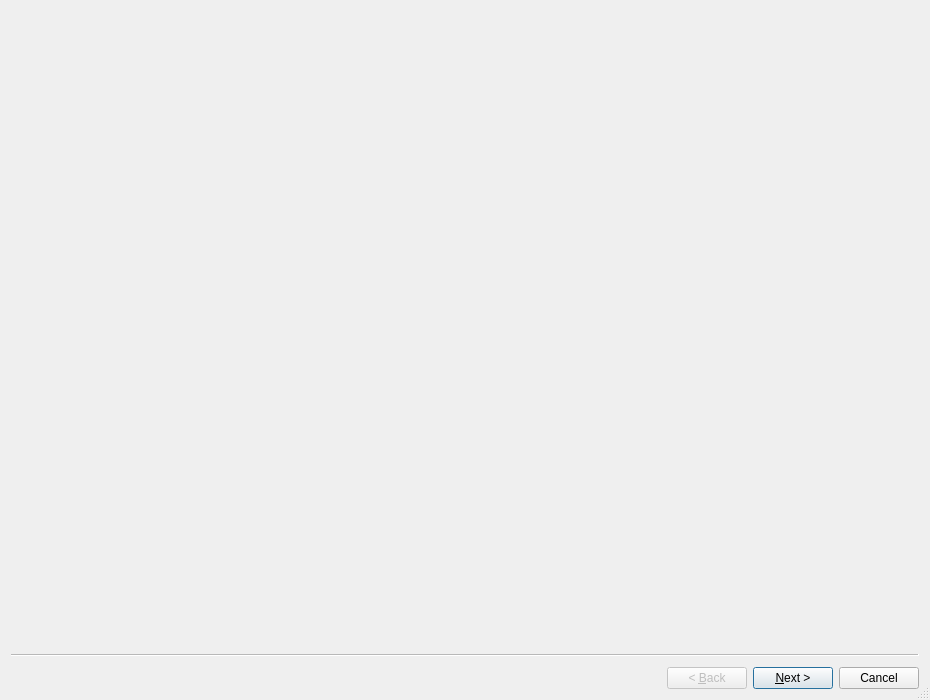
<?xml version="1.0" encoding="UTF-8"?>
<ui version="4.0">
 <class>ConsolidateUnspentWizard</class>
 <widget class="QWizard" name="ConsolidateUnspentWizard">
  <property name="geometry">
   <rect>
    <x>0</x>
    <y>0</y>
    <width>930</width>
    <height>700</height>
   </rect>
  </property>
  <property name="sizePolicy">
   <sizepolicy hsizetype="Expanding" vsizetype="Expanding">
    <horstretch>0</horstretch>
    <verstretch>0</verstretch>
   </sizepolicy>
  </property>
  <property name="windowTitle">
   <string>Consolidate Unspent Transaction Outputs (UTXOs)</string>
  </property>
  <property name="sizeGripEnabled">
   <bool>true</bool>
  </property>
  <property name="modal">
   <bool>true</bool>
  </property>
  <property name="wizardStyle">
   <enum>QWizard::ClassicStyle</enum>
  </property>
  <widget class="ConsolidateUnspentWizardSelectInputsPage" name="selectInputsPage">
   <property name="sizePolicy">
    <sizepolicy hsizetype="Expanding" vsizetype="Expanding">
     <horstretch>0</horstretch>
     <verstretch>0</verstretch>
    </sizepolicy>
   </property>
   <attribute name="pageId">
    <string notr="true">0</string>
   </attribute>
  </widget>
  <widget class="ConsolidateUnspentWizardSelectDestinationPage" name="selectDestinationPage">
   <property name="sizePolicy">
    <sizepolicy hsizetype="Expanding" vsizetype="Expanding">
     <horstretch>0</horstretch>
     <verstretch>0</verstretch>
    </sizepolicy>
   </property>
   <attribute name="pageId">
    <string notr="true">1</string>
   </attribute>
  </widget>
  <widget class="ConsolidateUnspentWizardSendPage" name="sendPage">
   <property name="sizePolicy">
    <sizepolicy hsizetype="Expanding" vsizetype="Expanding">
     <horstretch>0</horstretch>
     <verstretch>0</verstretch>
    </sizepolicy>
   </property>
   <attribute name="pageId">
    <string notr="true">2</string>
   </attribute>
  </widget>
 </widget>
 <customwidgets>
  <customwidget>
   <class>ConsolidateUnspentWizardSelectInputsPage</class>
   <extends>QWizardPage</extends>
   <header>consolidateunspentwizardselectinputspage.h</header>
   <container>1</container>
  </customwidget>
  <customwidget>
   <class>ConsolidateUnspentWizardSelectDestinationPage</class>
   <extends>QWizardPage</extends>
   <header>consolidateunspentwizardselectdestinationpage.h</header>
   <container>1</container>
  </customwidget>
  <customwidget>
   <class>ConsolidateUnspentWizardSendPage</class>
   <extends>QWizardPage</extends>
   <header>consolidateunspentwizardsendpage.h</header>
   <container>1</container>
  </customwidget>
 </customwidgets>
 <resources/>
 <connections/>
</ui>
